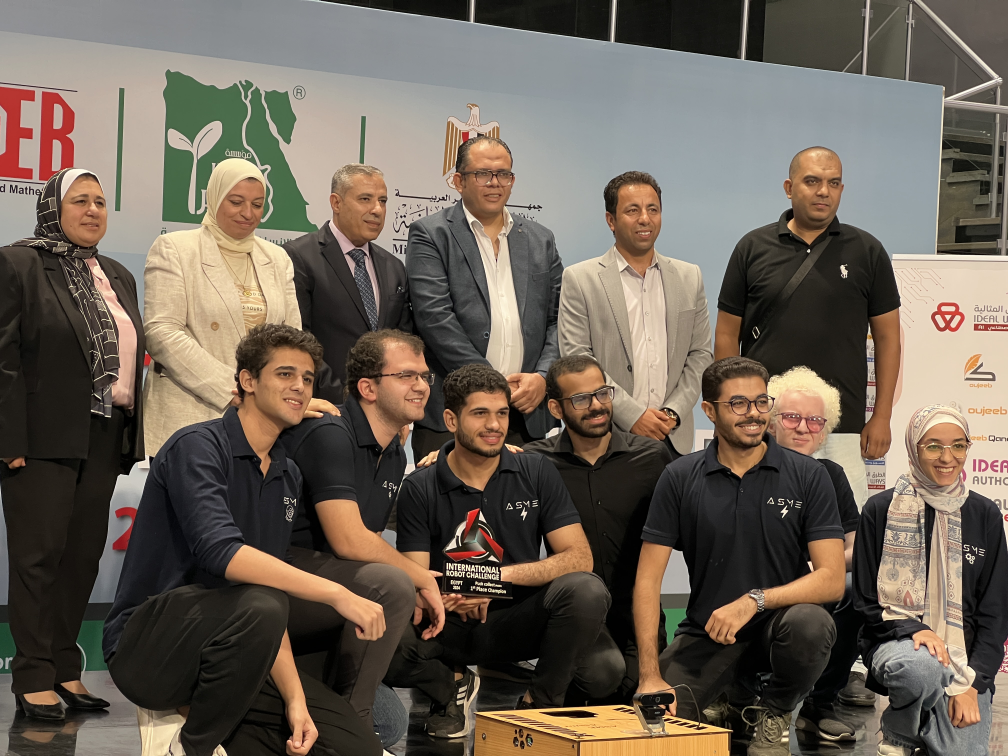
#> input picture IMG_3423.jpeg, 4032 x 3024 px, given in place of the camera (shown at 1/4 size)
$ python camera.py
#> lines starting #> are read from the running program, lines starting #| are printed output that depends on the picture; after the words box and inside, x2 and y2 are one past the last pixel; in counts of white or black regions, pixels touching at a corner belong together
import cv2
import numpy as np

class CameraVisionModule:
    def __init__(self,CameraNumber):
        self.Camera_Cap=cv2.VideoCapture(CameraNumber)
        _,self.Frame = self.Camera_Cap.read()
        self.Camera_Cap.set(cv2.CAP_PROP_FRAME_WIDTH, 640)
        self.Camera_Cap.set(cv2.CAP_PROP_FRAME_HEIGHT, 480)
        self.Center_X=self.Frame.shape[1] // 2
        self.Center_Y=self.Frame.shape[0] // 2

    def Read_Frame(self):
        _,self.Frame=self.Camera_Cap.read()
#        self.Frame = self.Frame[0:100, 100:500]


    def Hsv_Frame(self):
        return cv2.cvtColor(self.Frame,cv2.COLOR_BGR2HSV)

    # [22 lines left out: functions Red_Blue, Distance_Center_Frame, not called in this run]

    def Detect_rectangle(self):
        gray = cv2.cvtColor(self.Frame, cv2.COLOR_BGR2GRAY)
        ret, thresh = cv2.threshold(gray,10,255,0)
        contours, hierarchy = cv2.findContours(thresh, 1, 2)
        for cnt in contours:
            x1, y1 = cnt[0][0]
            approx = cv2.approxPolyDP(cnt, 0.01*cv2.arcLength(cnt, True), True)
            if len(approx) == 4:
                x, y, w, h = cv2.boundingRect(cnt)
                ratio = float(w)/h
                print("ok")
                if ratio >= 0.9 and ratio <= 1.1:
                    frame = cv2.drawContours(self.Frame, [cnt], -1, (0,255,255), 3)
                    cv2.putText(frame, 'Square', (x1, y1), cv2.FONT_HERSHEY_SIMPLEX, 0.6, (255, 255, 0), 2)
                else:
                    cv2.putText(frame, 'Rectangle', (x1, y1), cv2.FONT_HERSHEY_SIMPLEX, 0.6, (0, 255, 0), 2)
                    frame = cv2.drawContours(self.Frame, [cnt], -1, (0,255,0), 3)

    # [20 lines left out: function Detect_Shape, not called in this run]
                   # print(area)

def main():
        Cam_obj=CameraVisionModule(0)
#> in __init__, self.Frame is the input picture: shape (3024, 4032, 3); mean B, G, R 86.3, 97.7, 108.4
        qcd = cv2.QRCodeDetector()
        count = 0
        while True:
            Cam_obj.Read_Frame()
            ret,points,qrcode = qcd.detectAndDecode(Cam_obj.Frame)
#> ret = ''
            if ret:
                print("seen",count)
                count+=1
            #Cam_obj.Detect_Shape()
            Cam_obj.Detect_rectangle()
#> in Detect_rectangle, `gray = cv2.cvtColor(self.Frame, cv2.COLOR_BGR2GRAY)`:
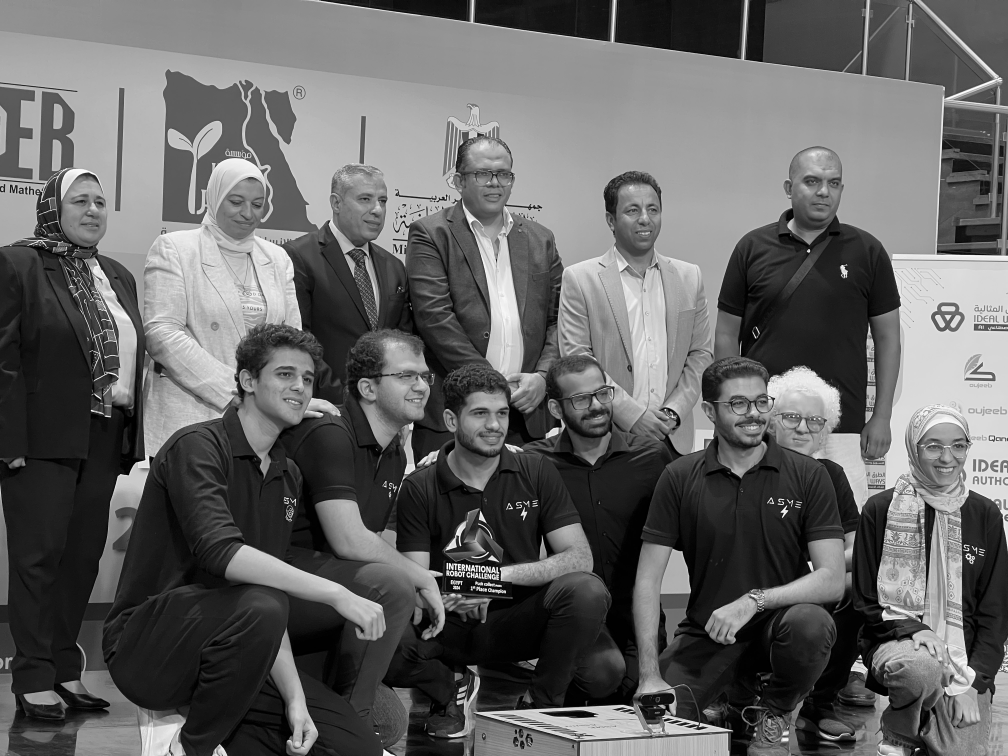
#> gray: shape (3024, 4032) (shown at 1/4 size); min 0, max 255, mean 99.6
#> in Detect_rectangle, `ret, thresh = cv2.threshold(gray,10,255,0)`:
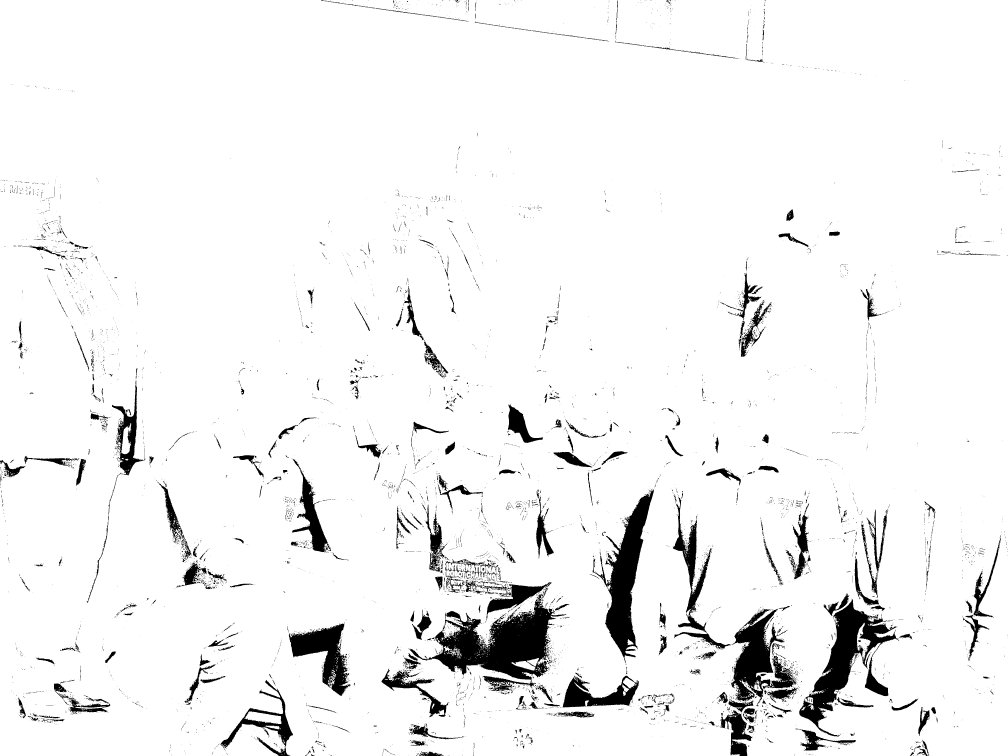
#> thresh: shape (3024, 4032) (shown at 1/4 size); 94.8% white; 8317 black regions (7555 under 20 px)
#> in Detect_rectangle, `contours, hierarchy = cv2.findContours(thresh, 1, 2)`: contours = 14596 contours, 13298 with area under 20; largest, box (x1, y1, x2, y2) and area: (0, 0, 4032, 3024) 12168158, (1712, 2349, 2266, 2766) 94972, (3196, 2396, 3598, 2947) 61065, (2369, 1957, 2616, 2654) 55596, (2924, 2434, 3187, 2826) 45602
#> the loop in Detect_rectangle, `for cnt in contours:` made 14596 passes
#> (x1, y1, approx, x, y, w, h, ratio) on passes 4, 5, 7, 8, 9, 11, 12: (3260, 3022, [[3260, 3022], [3261, 3021], [3262, 3022], [3261, 3023]], 3260, 3021, 3, 3, 1), (3243, 3022, [[3243, 3022], [3244, 3021], [3245, 3022], [3244, 3023]], 3243, 3021, 3, 3, 1), (1847, 3021, [[1847, 3021], [1848, 3020], [1849, 3021], [1848, 3022]], 1847, 3020, 3, 3, 1), (1579, 3021, [[1579, 3021], [1580, 3020], [1581, 3021], [1580, 3022]], 1579, 3020, 3, 3, 1), (1225, 3021, [[1225, 3021], [1226, 3020], [1227, 3021], [1226, 3022]], 1225, 3020, 3, 3, 1), (2942, 3020, [[2942, 3020], [2943, 3019], [2944, 3020], [2943, 3021]], 2942, 3019, 3, 3, 1), (1850, 3020, [[1850, 3020], [1851, 3019], [1852, 3020], [1851, 3021]], 1850, 3019, 3, 3, 1)
#> (x1, y1, x, y, w, h, ratio) on passes 65, 66, 67, 72, 74, 75: (1664, 3012, 1664, 3011, 3, 3, 1), (1559, 3012, 1559, 3011, 3, 3, 1), (1138, 3012, 1138, 3012, 2, 2, 1), (1556, 3010, 1556, 3009, 3, 3, 1), (904, 3010, 904, 3009, 3, 3, 1), (741, 3010, 741, 3009, 3, 3, 1)
#| ok
#| ok
#| ok
#| ok
#| ok
#| ok
#| ok
#| ok
#> (further printed lines are left out)
#> after the loop in Detect_rectangle, `for cnt in contours:`:
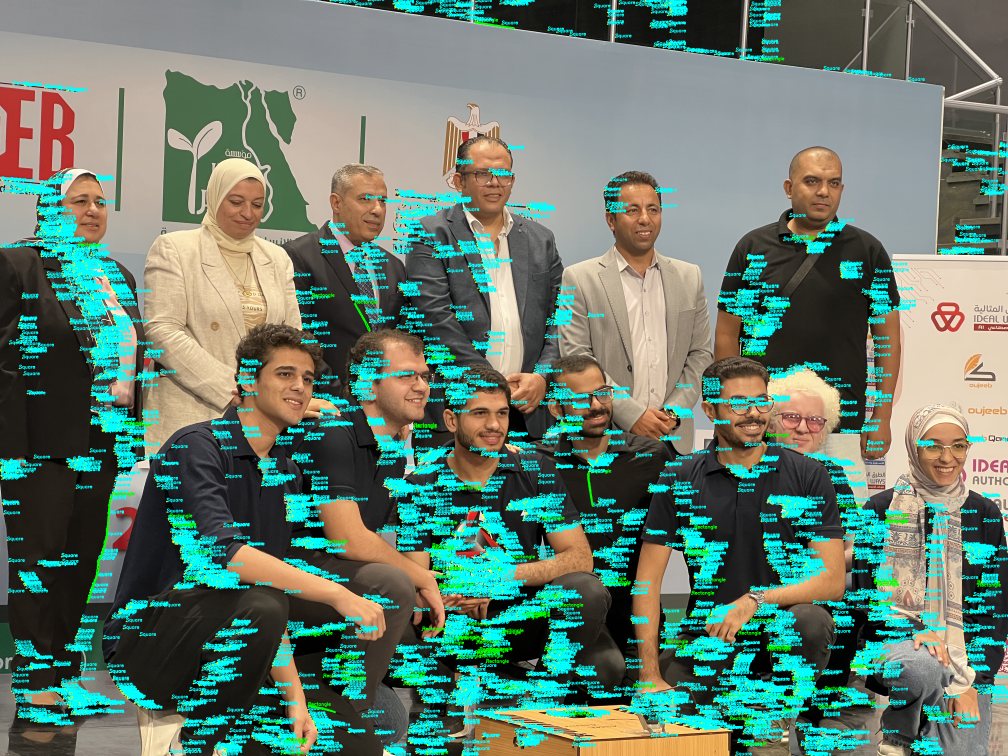
#> frame: shape (3024, 4032, 3) (shown at 1/4 size); mean B, G, R 110.7, 124.4, 102
            cv2.imshow("code_test",Cam_obj.Frame)
            if cv2.waitKey(1) == ord('q'):
#> (key q is pressed here)
                Cam_obj.Camera_Cap.release()
#> (the run stopped early here; a loop or call above may not have finished)

$ run again, on img2.JPG
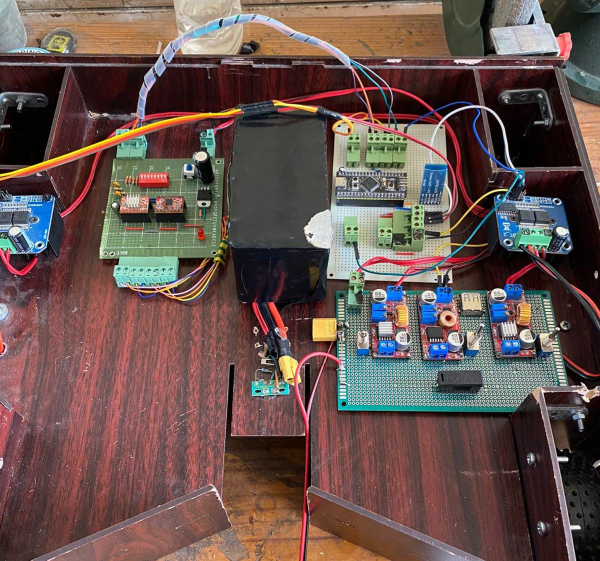
#> input picture img2.JPG, 1200 x 1121 px, given in place of the camera (shown at 1/2 size)
#> in __init__, self.Frame is the input picture: shape (1121, 1200, 3); mean B, G, R 78.6, 83.3, 104.2
#> ret = ''
#> in Detect_rectangle, `ret, thresh = cv2.threshold(gray,10,255,0)`:
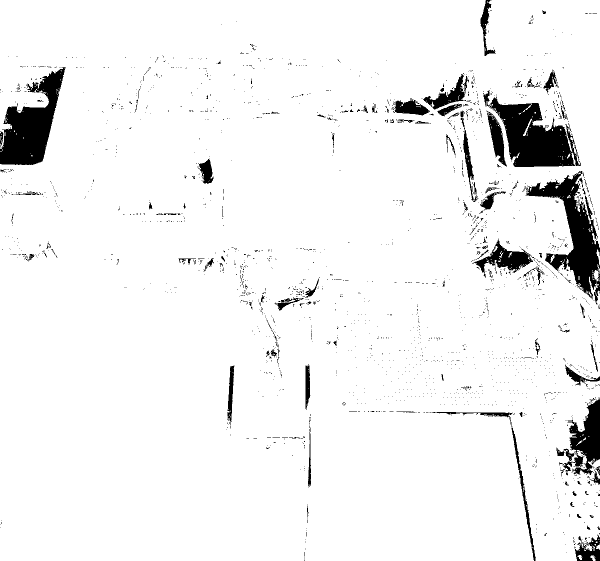
#> thresh: shape (1121, 1200) (shown at 1/2 size); 94.5% white; 2137 black regions (2018 under 20 px)
#> contours = 3012 contours, 2824 with area under 20; largest, box (x1, y1, x2, y2) and area: (0, 0, 1200, 1121) 1304488, (966, 179, 1163, 335) 14597, (946, 476, 1067, 556) 3458, (845, 147, 939, 220) 2228, (974, 223, 1015, 334) 1980
#> the loop in Detect_rectangle, `for cnt in contours:` made 3012 passes
#> (x1, y1, approx, x, y, w, h, ratio) on passes 3, 5, 8, 11: (607, 1115, [[607, 1115], [608, 1114], [609, 1115], [608, 1116]], 607, 1114, 3, 3, 1), (1070, 1112, [[1070, 1112], [1071, 1111], [1072, 1112], [1071, 1113]], 1070, 1111, 3, 3, 1), (1132, 1105, [[1132, 1105], [1133, 1104], [1134, 1105], [1133, 1106]], 1132, 1104, 3, 3, 1), (1186, 1099, [[1186, 1099], [1186, 1100], [1189, 1100], [1189, 1099]], 1186, 1099, 4, 2, 2)
#> (printed output is left out)
#> after the loop in Detect_rectangle, `for cnt in contours:`:
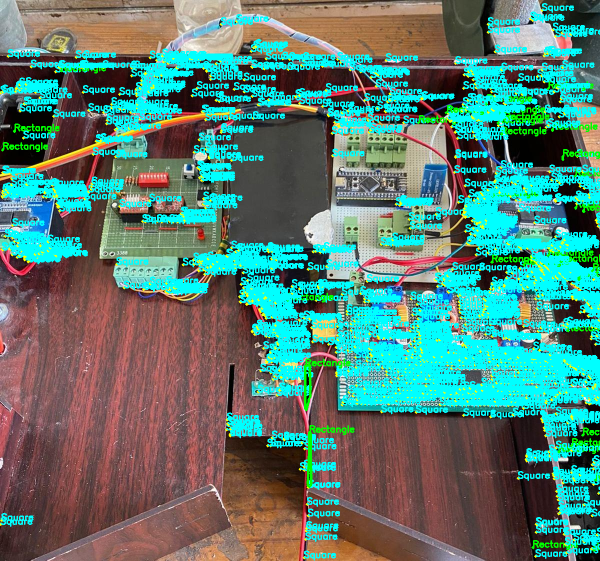
#> frame: shape (1121, 1200, 3) (shown at 1/2 size); mean B, G, R 115.7, 126.5, 87.4
